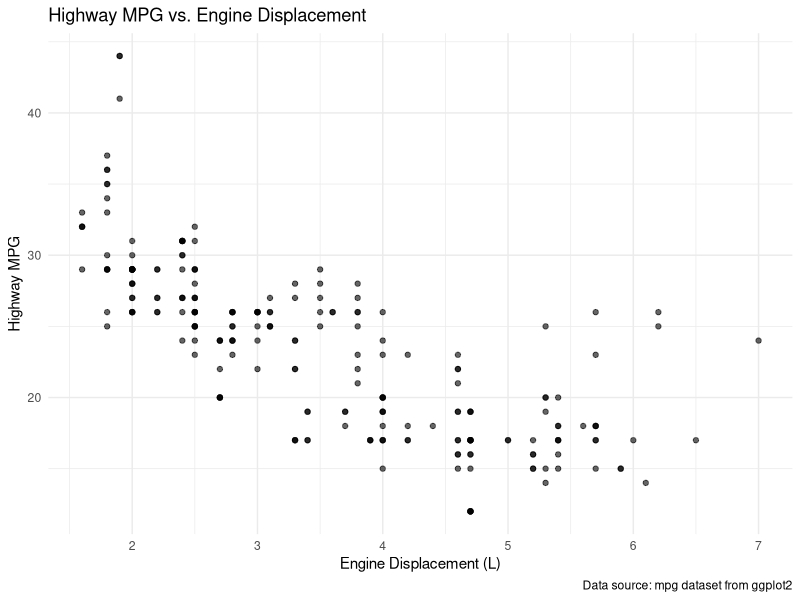
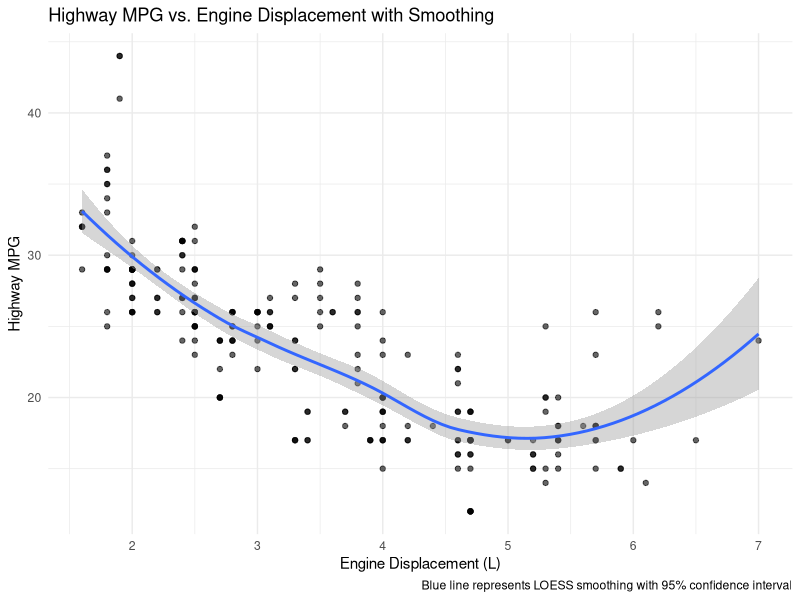
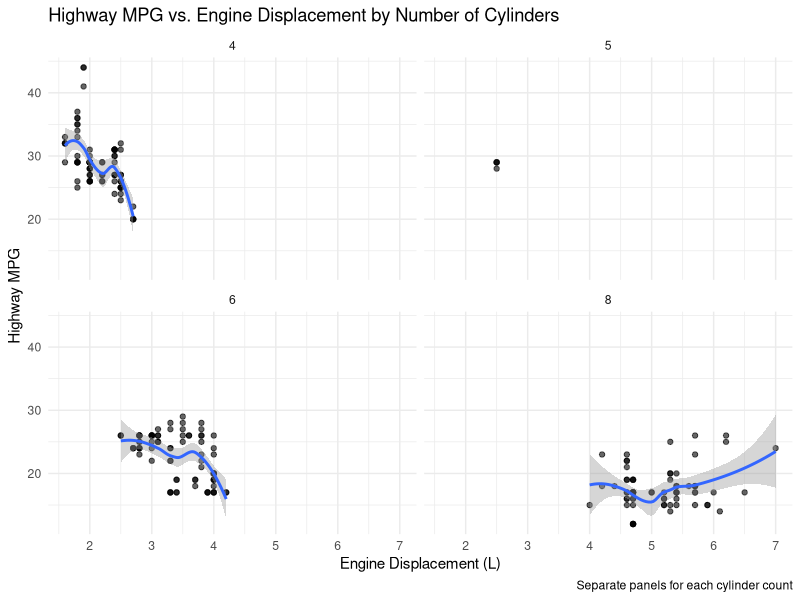
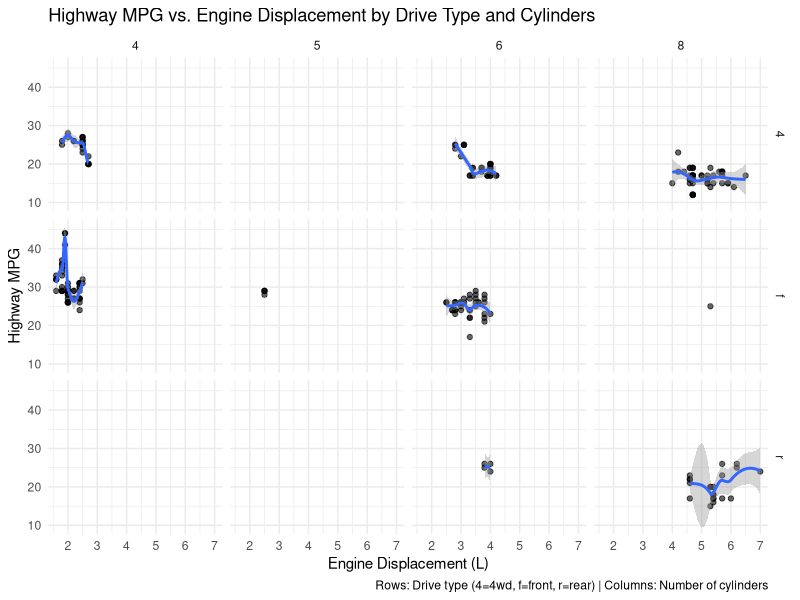

Here is the R script that generated these plots, in order:
## ---- chunk 1
knitr::opts_chunk$set(echo = TRUE, warning = FALSE, message = FALSE)
## ---- chunk 2
# Load ggplot2 library
library(ggplot2)

# Create basic scatterplot
ggplot(mpg, aes(x = displ, y = hwy)) +
  geom_point(alpha = 0.6) +
  labs(
    title = "Highway MPG vs. Engine Displacement",
    x = "Engine Displacement (L)",
    y = "Highway MPG",
    caption = "Data source: mpg dataset from ggplot2"
  ) +
  theme_minimal()
## ---- chunk 3
# Add smoothing line to scatterplot
ggplot(mpg, aes(x = displ, y = hwy)) +
  geom_point(alpha = 0.6) +
  geom_smooth(method = "loess", se = TRUE) +
  labs(
    title = "Highway MPG vs. Engine Displacement with Smoothing",
    x = "Engine Displacement (L)",
    y = "Highway MPG",
    caption = "Blue line represents LOESS smoothing with 95% confidence interval"
  ) +
  theme_minimal()
## ---- chunk 4
# Create faceted plot by number of cylinders
ggplot(mpg, aes(x = displ, y = hwy)) +
  geom_point(alpha = 0.6) +
  geom_smooth(method = "loess", se = TRUE) +
  facet_wrap(~cyl) +
  labs(
    title = "Highway MPG vs. Engine Displacement by Number of Cylinders",
    x = "Engine Displacement (L)",
    y = "Highway MPG",
    caption = "Separate panels for each cylinder count"
  ) +
  theme_minimal()
## ---- chunk 5
# Create faceted grid by drive type and cylinders
ggplot(mpg, aes(x = displ, y = hwy)) +
  geom_point(alpha = 0.6) +
  geom_smooth(method = "loess", se = TRUE) +
  facet_grid(drv ~ cyl) +
  labs(
    title = "Highway MPG vs. Engine Displacement by Drive Type and Cylinders",
    x = "Engine Displacement (L)",
    y = "Highway MPG",
    caption = "Rows: Drive type (4=4wd, f=front, r=rear) | Columns: Number of cylinders"
  ) +
  theme_minimal()
